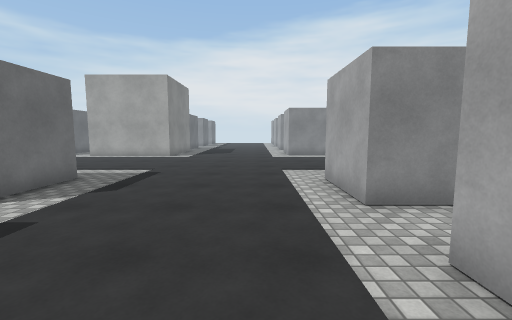
View 1 (above)

21 first-person views from a walk through a Unity game level. The camera is 1.4 m above the floor, tilts 6° down and sees 90° across. The floor is counted in squares, 1 m on a side. Each view is taken from the middle of a square. On the plan, view 1 faces up. The plan holds only what a view shows up to about 13 squares ahead; the rest is blank. The place goes on beyond the plan. The player is left out. Surface patterns are stand-ins for the level's own textures.

View 2
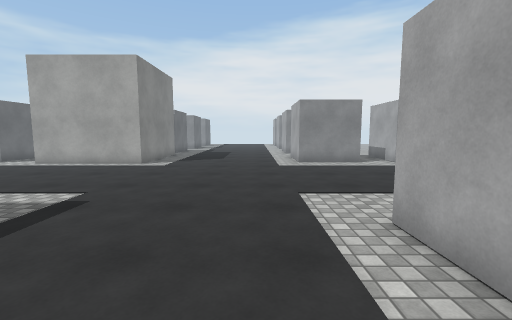

View 3
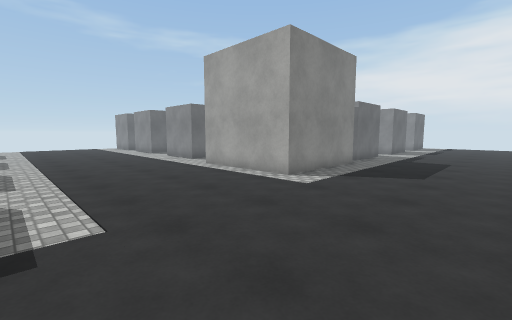

View 4
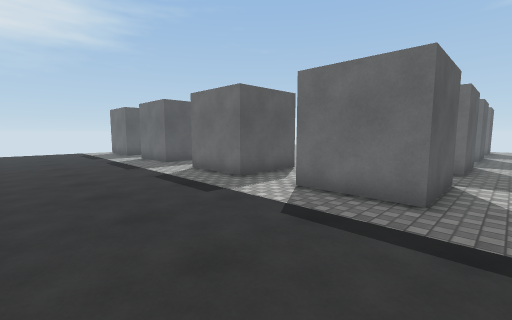

View 5
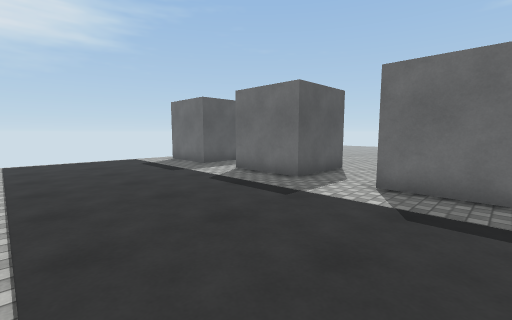

View 6
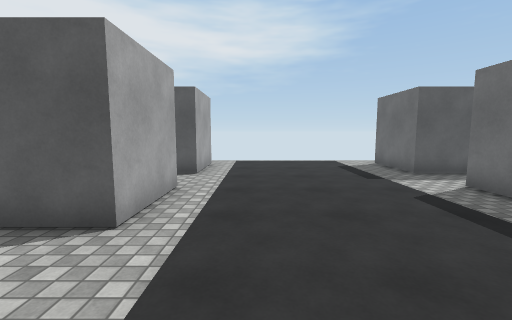

View 7
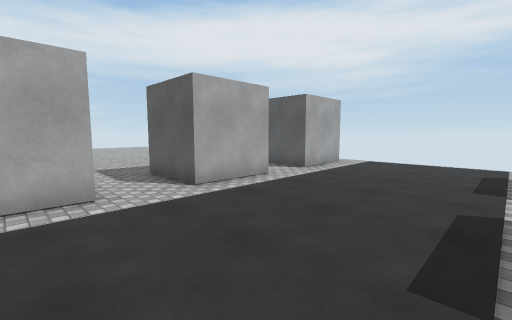

View 8
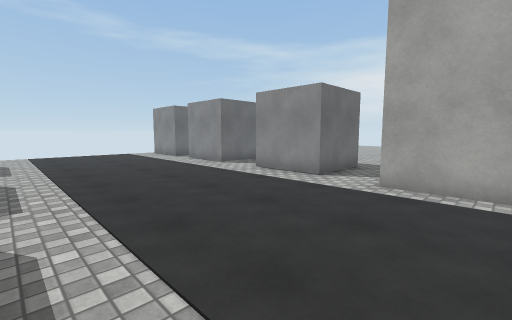

View 9
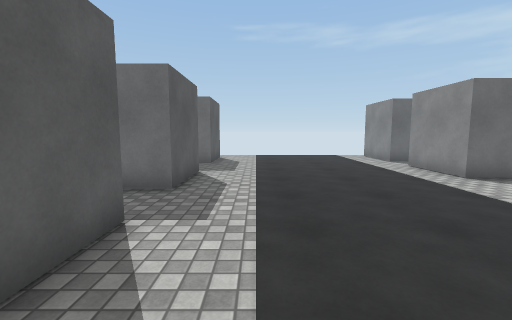

View 10
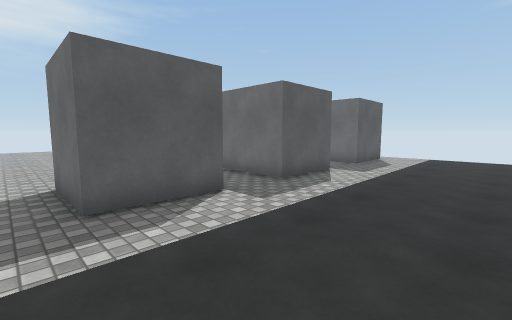

View 11
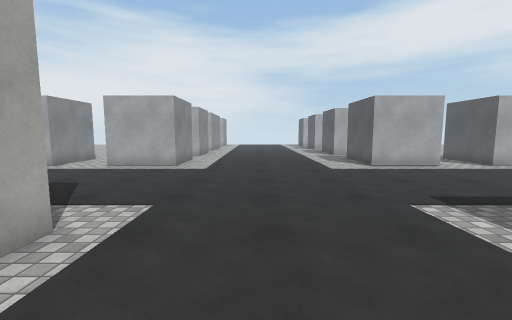

View 12
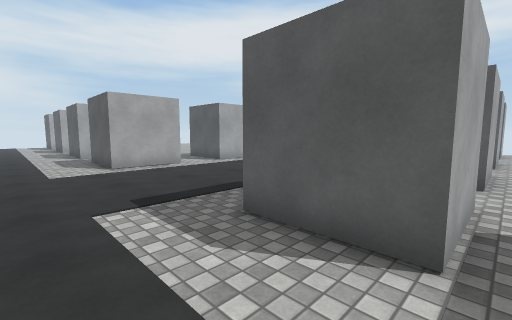

View 13
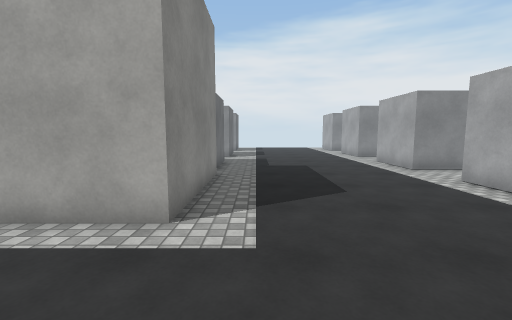

View 14
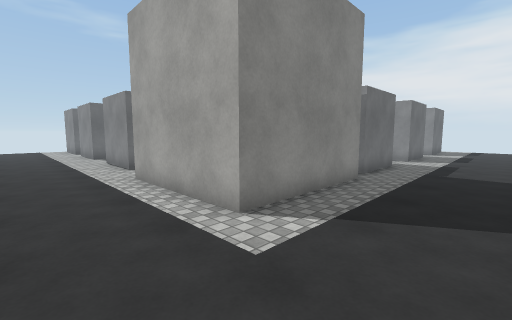

View 15
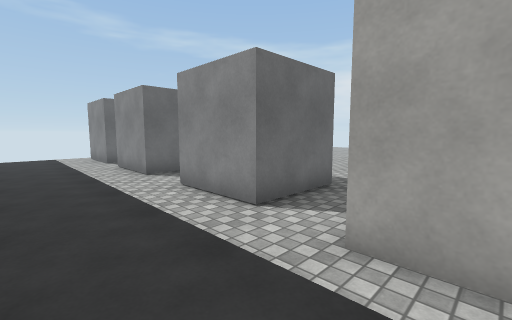

View 16
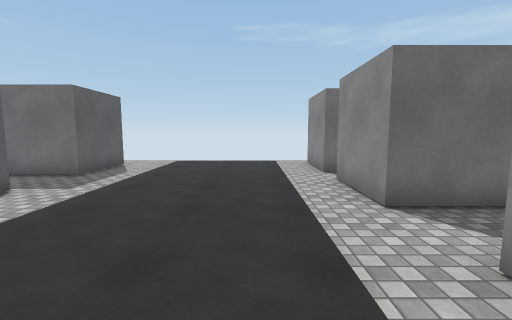

View 17
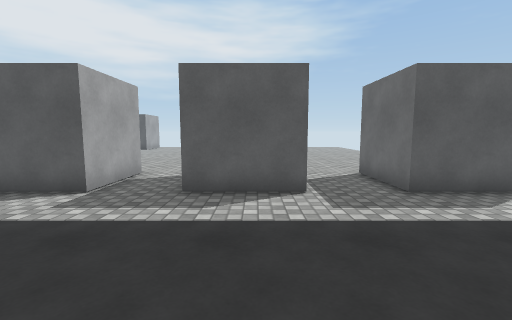

View 18
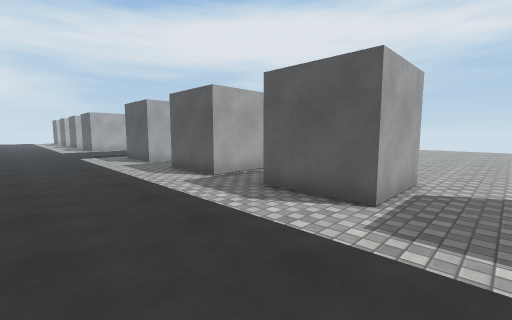

View 19
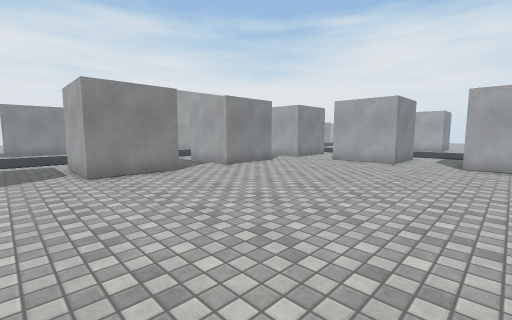

View 20
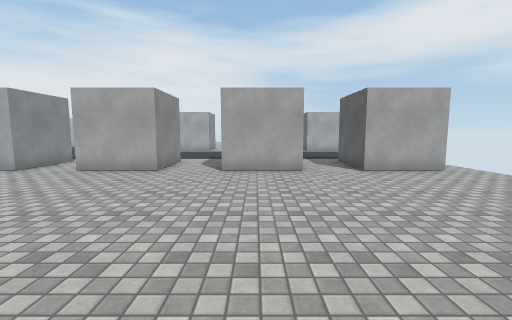

View 21
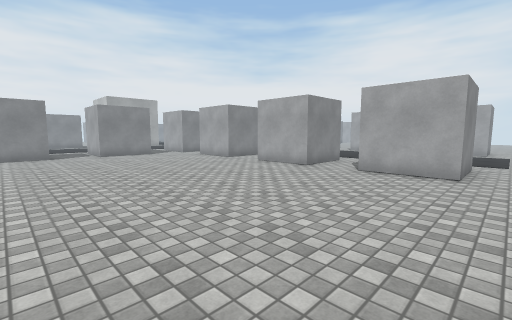

### Floor plan
Points are (right, up) in squares from view 1. A wall is a line through its corners. A room is listed if a view was taken in it or the views show most of it. See-through windows are left out.
Room 1 (views 1, 2, 3, 4, 5, 6, 7, 8, 9, 10, 11, 12, 13, 14, 15, 16, 17, 18)
walls: (-5.6, 7.9) (-5.6, 4.9) (-8.6, 4.9) (-8.6, 7.9) (-5.6, 7.9); (-8.6, 2.7) (-5.6, 2.7) (-5.6, -0.4) (-8.6, -0.4); (-13.9, 4.9) (-13.9, 7.9) (-10.9, 7.9) (-10.9, 4.9); (4, 4.9) (2.1, 4.9) (2.1, 7.9) (4.5, 7.9); (2.1, -0.4) (2.1, 2.7) (4.1, 2.7); (-8.6, -2.7) (-5.6, -2.7) (-5.6, -5.7) (-8.6, -5.7); (-12.5, 16.5) (-15.5, 16.5); (4.5, 16.5) (2.1, 16.5) (2.1, 19.5); (-5.4, 21) (-5.4, 16) (-10.5, 16); (-19.2, 4.9) (-19.2, 7.9) (-16.2, 7.9) (-16.2, 4.9); (-17.8, 16.5) (-20.9, 16.5); (-5.6, 23.5) (-5.6, 21.9); (2.1, -5.8) (2.1, -2.7) (4.5, -2.7); (-8.6, -8) (-5.6, -8) (-5.6, -11) (-8.6, -11); (4.1, 21.9) (2.1, 21.9) (2.1, 23.5); (-23.5, 7.9) (-21.7, 7.9) (-21.7, 4.9); (-22.4, 16.5) (-23.5, 16.5); (2.1, -11.1) (2.1, -8) (4.1, -8)
ways out: opening at (-20.5, 5) to room 2; opening at (-15, 5) to room 2; opening at (-9.5, 4.5) to room 2; opening at (-8, -12) to room 2; opening at (-8, -7) to room 2; opening at (-8, -1.5) to room 2; opening at (-16.5, 16); opening at (-11.5, 15.5)
Room 2 (views 19, 20, 21)
walls: (-8.6, -5.7) (-8.6, -2.7); (-8.6, -0.4) (-8.6, 2.7); (-16.2, 4.9) (-19.2, 4.9); (-11.4, 4.9) (-13.9, 4.9); (-8.6, -11) (-8.6, -8)
ways out: opening at (-20.5, 5) to room 1; opening at (-15, 5) to room 1; opening at (-9.5, 4.5) to room 1; opening at (-8, -12) to room 1; opening at (-8, -7) to room 1; opening at (-8, -1.5) to room 1

Where each view was taken, in squares from view 1:
view 1: 0 up, 0 right, facing up
view 2: 4 up, 0 right, facing up
view 3: 9 up, 0 right, facing up-left
view 4: 9 up, 0 right, facing down-left
view 5: 2 up, 1 right, facing down-left
view 6: 1 up, 0 right, facing down
view 7: 1 up, 4 left, facing down-right
view 8: 9 up, 8 left, facing up-left
view 9: 10 up, 10 left, facing left
view 10: 13 up, 10 left, facing down-left
view 11: 13 up, 9 left, facing right
view 12: 11 up, 9 left, facing down-right
view 13: 12 up, 4 left, facing up
view 14: 13 up, 2 left, facing up-left
view 15: 13 up, 9 left, facing up-left
view 16: 14 up, 13 left, facing left
view 17: 14 up, 18 left, facing down
view 18: 13 up, 21 left, facing down-right
view 19: 4 down, 21 left, facing up-right
view 20: 4 down, 18 left, facing right
view 21: 12 down, 18 left, facing up-right
